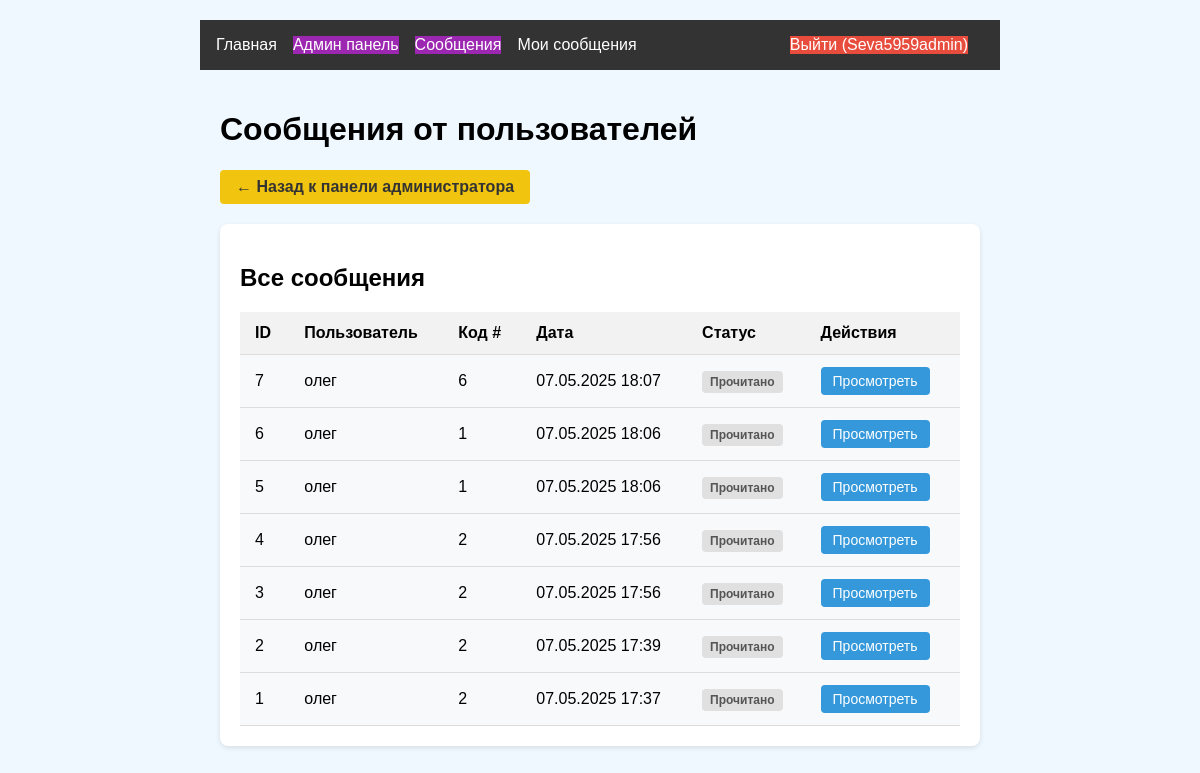
/admin/messages (signed in), run on the app's committed database.
### models.py (models this page shows, shortened)
class User(UserMixin, db.Model):
    id = db.Column(db.Integer, primary_key=True)
    username = db.Column(db.String(64), unique=True)
    password_hash = db.Column(db.String(128))
    is_admin = db.Column(db.Boolean, default=False)

class AdminMessage(db.Model):
    id = db.Column(db.Integer, primary_key=True)
    user_id = db.Column(db.Integer, db.ForeignKey('user.id'))
    admin_id = db.Column(db.Integer, db.ForeignKey('user.id'))  # ➕ Добавлено
    message = db.Column(db.Text)
    code_id = db.Column(db.Integer, db.ForeignKey('code_status.id'))
    created_at = db.Column(db.DateTime)
    read = db.Column(db.Boolean, default=False)
    user = db.relationship('User', foreign_keys=[user_id], backref=db.backref('admin_messages', lazy=True))
    admin = db.relationship('User', foreign_keys=[admin_id])  # ➕ Добавлено
    code = db.relationship('CodeStatus', backref=db.backref('messages', lazy=True))
    read_by_user = db.Column(db.Boolean, default=False)
    read_by_admin = db.Column(db.Boolean, default=False)

class CodeStatus(db.Model):
    id = db.Column(db.Integer, primary_key=True)
    number = db.Column(db.Integer, unique=True)
    solved = db.Column(db.Boolean, default=False)

### app.py (the view)
@app.route('/admin/messages')
@login_required
def admin_messages():
    if not current_user.is_admin:
        abort(403)
    messages = AdminMessage.query.order_by(AdminMessage.created_at.desc()).all()
    return render_template('admin/messages.html', messages=messages)

### app.py (called while the page is built)
@login_manager.user_loader
def load_user(user_id):
    return User.query.get(int(user_id))

### templates/admin/messages.html (shortened to what this page needs)
{% extends "base.html" %}
{% block content %}
<div class="container admin-dashboard">
    <h1>Сообщения от пользователей</h1>
    <a href="{{ url_for('admin_dashboard') }}" class="back-btn">← Назад к панели администратора</a>
    <div class="admin-section">
        <h2>Все сообщения</h2>
        {% if messages %}
        <table class="admin-table">
            <thead>
                <tr>
                    <th>ID</th>
                    <th>Пользователь</th>
                    <th>Код #</th>
                    <th>Дата</th>
                    <th>Статус</th>
                    <th>Действия</th>
                </tr>
            </thead>
            <tbody>
                {% for message in messages %}
                <tr class="{{ 'unread' if not message.read }}">
                    <td>{{ message.id }}</td>
                    <td>{{ message.user.username }}</td>
                    <td>{{ message.code.number }}</td>
                    <td>{{ message.created_at.strftime('%d.%m.%Y %H:%M') }}</td>
                    <td>
                        {% if message.read_by_admin %}
                        <span class="status read">Прочитано</span>
                        {% else %}
                        <span class="status unread">Новое</span>
                        {% endif %}
                    </td>
                    <td>
                        <a href="{{ url_for('view_message', message_id=message.id) }}" class="admin-btn">Просмотреть</a>
                    </td>
                </tr>
                {% endfor %}
            </tbody>
        </table>
        {% else %}
        <p class="no-data">Нет сообщений от пользователей</p>
        {% endif %}
    </div>
</div>
{% endblock %}

### templates/base.html (shortened to what this page needs)
<!DOCTYPE html>
<html lang="ru">
<head>
    <link rel="stylesheet" href="{{ url_for('static', filename='css/style.css') }}">
</head>
<body>
    <header>
        <nav>
            {% if current_user.is_authenticated %}
                <div class="nav-left">
                    <a href="{{ url_for('main_index') }}" class="nav-link">Главная</a>
                    <a href="{{ url_for('admin_dashboard') }}" class="nav-link {{ 'admin-link' if current_user.is_admin else 'disabled-link' }}">
                        Админ панель
                    </a>
                    {% if current_user.is_admin %}
                    <a href="{{ url_for('admin_messages') }}" class="nav-link admin-link">
                        Сообщения
                    </a>
                    {% endif %}
                    <a href="{{ url_for('user_messages') }}" class="nav-link">
                        Мои сообщения
                    </a>
                </div>
                <div class="nav-right">
                    <a href="{{ url_for('logout') }}" class="nav-link logout-btn">Выйти ({{ current_user.username }})</a>
                </div>
            {% else %}
                <div class="nav-left">
                    <a href="{{ url_for('login') }}" class="nav-link">Войти</a>
                    <a href="{{ url_for('register') }}" class="nav-link">Регистрация</a>
                </div>
            {% endif %}
        </nav>
    </header>
    <main>
        {% block content %}{% endblock %}
    </main>
</body>
</html>

### static/css/style.css (style rules this page uses)
body { font-family: Arial, sans-serif; max-width: 800px; margin: 0 auto; padding: 20px; background: #f0f8ff; }
nav { display: flex; background: #333; padding: 1rem; }
nav a { color: white; margin-right: 1rem; text-decoration: none; }
.nav-right { margin-left: auto; }
.admin-dashboard { max-width: 1200px; margin: 0 auto; padding: 20px; }
.admin-section { background: #fff; border-radius: 8px; padding: 20px; margin-bottom: 30px; box-shadow: 0 2px 10px rgba(0, 0, 0, 0.1); }
.admin-table { width: 100%; border-collapse: collapse; margin-top: 15px; }
.admin-table th, .admin-table td { padding: 12px 15px; text-align: left; border-bottom: 1px solid #eee; }
.admin-table th { background-color: #f8f9fa; font-weight: 600; }
.admin-btn { display: inline-block; padding: 6px 12px; background-color: #007bff; color: #fff; border-radius: 4px; text-decoration: none; margin-right: 5px; font-size: 14px; }
.back-btn { display: inline-block; margin-bottom: 20px; padding: 8px 16px; background-color: #6c757d; color: #fff; border-radius: 4px; text-decoration: none; }
.admin-link { background-color: #9c27b0; color: white !important; }
.nav-left, .nav-right { display: flex; align-items: center; }
.nav-left { margin-right: auto; }
.logout-btn { background-color: #e74c3c !important; color: white !important; transition: background-color 0.3s; }
.admin-section { background-color: white; border-radius: 8px; padding: 20px; margin-bottom: 20px; box-shadow: 0 2px 5px rgba(0, 0, 0, 0.1); }
.admin-table th, .admin-table td { padding: 12px 15px; text-align: left; border-bottom: 1px solid #ddd; }
.admin-table th { background-color: #f2f2f2; font-weight: bold; }
.admin-table tr.unread { background-color: #f8f9fa; }
.status { padding: 4px 8px; border-radius: 4px; font-size: 12px; font-weight: bold; }
.status.read { background-color: #e0e0e0; color: #555; }
.admin-btn { display: inline-block; padding: 6px 12px; background-color: #3498db; color: white; border-radius: 4px; text-decoration: none; font-size: 14px; transition: background-color 0.3s; }
.back-btn { display: inline-block; padding: 8px 16px; background-color: #f1c40f; color: #333; border-radius: 4px; text-decoration: none; margin-bottom: 20px; font-weight: bold; }

### data on the page
User: username "Seva5959admin"
AdminMessage: id "7", user.username "олег", code.number "6", created_at "07.05.2025 18:07", read_by_admin "Прочитано"
AdminMessage: id "6", user.username "олег", code.number "1", created_at "07.05.2025 18:06", read_by_admin "Прочитано"
AdminMessage: id "5", user.username "олег", code.number "1", created_at "07.05.2025 18:06", read_by_admin "Прочитано"
AdminMessage: id "4", user.username "олег", code.number "2", created_at "07.05.2025 17:56", read_by_admin "Прочитано"
AdminMessage: id "3", user.username "олег", code.number "2", created_at "07.05.2025 17:56", read_by_admin "Прочитано"
AdminMessage: id "2", user.username "олег", code.number "2", created_at "07.05.2025 17:39", read_by_admin "Прочитано"
AdminMessage: id "1", user.username "олег", code.number "2", created_at "07.05.2025 17:37", read_by_admin "Прочитано"
